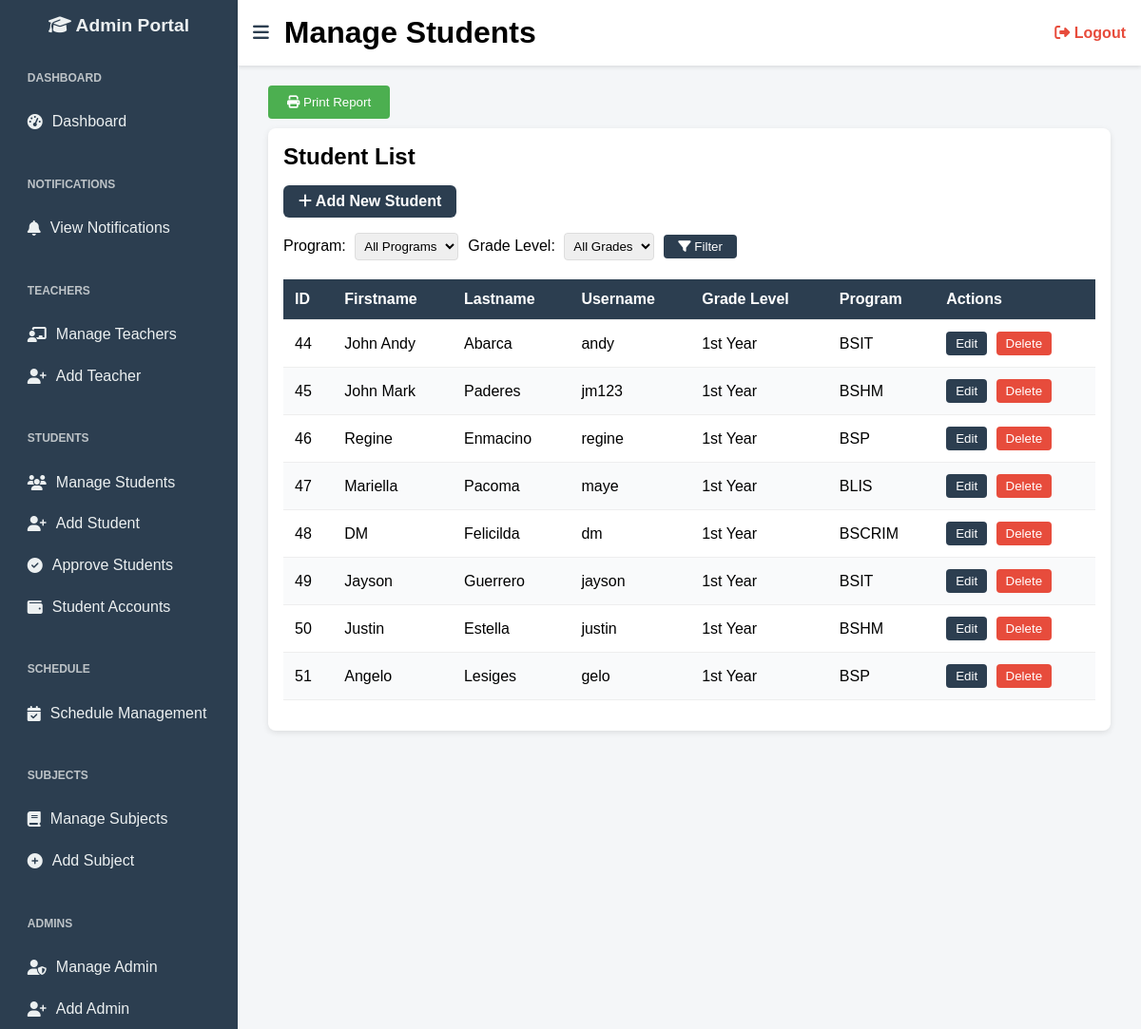
The page /manage_students.php (signed in) on the database its author committed.
### tables this page shows
CREATE TABLE `students` (
  `id` int(11) NOT NULL,
  `lastname` varchar(100) DEFAULT NULL,
  `firstname` varchar(100) DEFAULT NULL,
  `middlename` varchar(100) DEFAULT NULL,
  `dob` date DEFAULT NULL,
  `gender` varchar(10) DEFAULT NULL,
  `email` varchar(150) DEFAULT NULL,
  `phone` varchar(20) DEFAULT NULL,
  `address` text DEFAULT NULL,
  `grade_level` varchar(50) DEFAULT NULL,
  `program` varchar(100) DEFAULT NULL,
  `previous_school` varchar(150) DEFAULT NULL,
  `enrollment_date` date DEFAULT NULL,
  `student_type` varchar(20) DEFAULT NULL,
  `parent_name` varchar(150) DEFAULT NULL,
  `parent_relationship` varchar(50) DEFAULT NULL,
  `parent_phone` varchar(20) DEFAULT NULL,
  `username` varchar(100) DEFAULT NULL,
  `password` varchar(255) DEFAULT NULL,
  `created_at` timestamp NOT NULL DEFAULT current_timestamp(),
  `role` varchar(50) DEFAULT 'student',
  `balance` decimal(10,2) DEFAULT 0.00,
  `grade` varchar(10) DEFAULT NULL,
  `approval_status` enum('pending','approved','rejected') DEFAULT 'pending'
);

### manage_students.php (the view, shortened to what this page needs)
<?php
$conn = new mysqli("localhost", "root", "", "student_management_system");
$sql = "SELECT id, firstname, lastname, username, grade_level, program FROM students WHERE 1=1";
$result = $conn->query($sql);
?>
<!DOCTYPE html>
<html lang="en">
<head>
  <link rel="stylesheet" href="https://cdnjs.cloudflare.com/ajax/libs/font-awesome/6.4.0/css/all.min.css"/>
</head>
<body>
   <div class="sidebar" id="sidebar">
    <h2><i class="fas fa-graduation-cap"></i> <span>Admin Portal</span></h2>
    <ul>
      <li class="section-title">Dashboard</li>
      <li><a href="admin_dashboard.php"><i class="fas fa-tachometer-alt"></i> <span>Dashboard</span></a></li>
      <li class="section-title">Notifications</li>
      <li><a href="notification.php"><i class="fas fa-bell"></i> <span>View Notifications</span></a></li>
      <li class="section-title">Teachers</li>
      <li><a href="manage_teachers.php"><i class="fas fa-chalkboard-teacher"></i> <span>Manage Teachers</span></a></li>
      <li><a href="add_teacher.php"><i class="fas fa-user-plus"></i> <span>Add Teacher</span></a></li>
      <li class="section-title">Students</li>
      <li><a href="manage_students.php"><i class="fas fa-users"></i> <span>Manage Students</span></a></li>
      <li><a href="add_student.php"><i class="fas fa-user-plus"></i> <span>Add Student</span></a></li>
      <li><a href="approve_students.php"><i class="fas fa-check-circle"></i> <span>Approve Students</span></a></li>
      <li><a href="manage_student_accounts.php"><i class="fas fa-wallet"></i> <span>Student Accounts</span></a></li>
      <li class="section-title">Schedule</li>
      <li><a href="admin_schedule_management.php"><i class="fas fa-calendar-check"></i> <span>Schedule Management</span></a></li>
      <li class="section-title">Subjects</li>
      <li><a href="manage_subjects.php"><i class="fas fa-book"></i> <span>Manage Subjects</span></a></li>
      <li><a href="add_subject.php"><i class="fas fa-plus-circle"></i> <span>Add Subject</span></a></li>
      <li class="section-title">Admins</li>
      <li><a href="manage_admins.php"><i class="fas fa-user-shield"></i> <span>Manage Admin</span></a></li>
      <li><a href="add_admin.php"><i class="fas fa-user-plus"></i> <span>Add Admin</span></a></li>
    </ul>
  </div>
<div class="topbar" id="topbar">
  <button class="toggle-btn" onclick="toggleSidebar()">
    <i class="fas fa-bars"></i>
  </button>
  <h1>Manage Students</h1>
  <a href="logout.php" class="logout-btn">
    <i class="fas fa-sign-out-alt"></i> Logout
  </a>
</div>
<div class="content" id="content">
  <button class="print-btn" onclick="printContent('students-content', 'Students Management Report')">
    <i class="fas fa-print"></i> Print Report
  </button>
  <div id="students-content">
    <div class="manage-table">
      <h2>Student List</h2>
      <div class="action-buttons">
        <a href="add_student.php" class="add-btn">
          <i class="fas fa-plus"></i> Add New Student
        </a>
      </div>
      <form method="GET" class="filter-form" style="margin-bottom: 20px; display: flex; gap: 10px; align-items: center;">
        <div>
          <label for="program" style="margin-right: 5px;">Program:</label>
          <select name="program" id="program" style="padding: 5px; border-radius: 4px; border: 1px solid #ddd;">
            <option value="">All Programs</option>
          </select>
        </div>
        <div>
          <label for="grade" style="margin-right: 5px;">Grade Level:</label>
          <select name="grade" id="grade" style="padding: 5px; border-radius: 4px; border: 1px solid #ddd;">
            <option value="">All Grades</option>
          </select>
        </div>
        <button type="submit" style="padding: 5px 15px; background-color: #2c3e50; color: white; border: none; border-radius: 4px; cursor: pointer;">
          <i class="fas fa-filter"></i> Filter
        </button>
      </form>
      <table>
        <thead>
          <tr>
            <th>ID</th>
            <th>Firstname</th>
            <th>Lastname</th>
            <th>Username</th>
            <th>Grade Level</th>
            <th>Program</th>
            <th>Actions</th>
          </tr>
        </thead>
        <tbody>
          <?php
          if ($result->num_rows > 0) {
              while ($row = $result->fetch_assoc()) {
                  echo "<tr>";
                  echo "<td>" . htmlspecialchars($row['id']) . "</td>";
                  echo "<td>" . htmlspecialchars($row['firstname']) . "</td>";
                  echo "<td>" . htmlspecialchars($row['lastname']) . "</td>";
                  echo "<td>" . htmlspecialchars($row['username']) . "</td>";
                  echo "<td>" . htmlspecialchars($row['grade_level']) . "</td>";
                  echo "<td>" . htmlspecialchars($row['program']) . "</td>";
                  echo "<td>
                          <button class='btn-edit' onclick='editStudent(" . $row['id'] . ")'>Edit</button>
                          <button class='btn-delete' onclick='deleteStudent(" . $row['id'] . ")'>Delete</button>
                        </td>";
                  echo "</tr>";
              }
          } else {
              echo "<tr><td colspan='7' style='text-align:center;'>No students found</td></tr>";
          }
          ?>
        </tbody>
      </table>
    </div>
  </div>
</div>
</body>
</html>

### manage_students.php (style rules this page uses)
* { box-sizing: border-box; margin: 0; padding: 0; }
body { font-family: Arial, sans-serif; display: flex; min-height: 100vh; background-color: #f4f6f8; }
.sidebar { width: 250px; background-color: #2c3e50; color: #ecf0f1; padding-top: 1rem; flex-shrink: 0; transition: all 0.3s ease; }
.sidebar h2 { text-align: center; margin-bottom: 1rem; font-size: 1.2rem; }
.sidebar ul { list-style: none; padding: 0 1rem; }
.sidebar li { padding: 0.8rem; transition: background-color 0.2s; }
.sidebar .section-title { font-weight: bold; font-size: 0.75rem; margin-top: 1.5rem; margin-bottom: 0.3rem; color: #bdc3c7; text-transform: uppercase; }
.sidebar li a { text-decoration: none; color: inherit; display: flex; align-items: center; gap: 10px; }
.topbar { position: fixed; left: 250px; right: 0; top: 0; background-color: #fff; padding: 1rem; box-shadow: 0 2px 4px rgba(0,0,0,0.1); z-index: 999; display: flex; align-items: center; gap: 1rem; transition: all 0.3s ease; }
.toggle-btn { font-size: 1.2rem; cursor: pointer; background: none; border: none; color: #2c3e50; }
.logout-btn { margin-left: auto; text-decoration: none; color: #e74c3c; font-weight: bold; }
.content { flex-grow: 1; padding: 5rem 2rem 2rem 2rem; transition: all 0.3s ease; margin-left: 0; }
.manage-table { background: #fff; border-radius: 0.5rem; padding: 1rem; box-shadow: 0 2px 6px rgba(0,0,0,0.1); overflow-x: auto; }
h2 { margin-bottom: 1rem; }
table { width: 100%; border-collapse: collapse; margin-bottom: 1rem; }
th, td { padding: 0.75rem; border-bottom: 1px solid #eee; text-align: left; }
th { background: #2c3e50; color: white; }
tr:nth-child(even) { background-color: #f9fafb; }
.add-btn { display: inline-block; margin-bottom: 1rem; background-color: #2c3e50; color: white; padding: 0.5rem 1rem; border-radius: 0.375rem; text-decoration: none; font-weight: bold; }
.btn-edit { background-color: #2c3e50; color: white; border: none; padding: 5px 10px; border-radius: 4px; text-decoration: none; cursor: pointer; margin-right: 5px; }
.btn-delete { background-color: #e74c3c; color: white; border: none; padding: 5px 10px; border-radius: 4px; text-decoration: none; cursor: pointer; }
.print-btn { background-color: #4CAF50; color: white; padding: 10px 20px; border: none; border-radius: 4px; cursor: pointer; margin: 10px 0; }

### rows shown on the page
students: id "44", firstname "John Andy", lastname "Abarca", username "andy", grade_level "1st Year", program "BSIT"
students: id "45", firstname "John Mark", lastname "Paderes", username "jm123", grade_level "1st Year", program "BSHM"
students: id "46", firstname "Regine", lastname "Enmacino", username "regine", grade_level "1st Year", program "BSP"
students: id "47", firstname "Mariella", lastname "Pacoma", username "maye", grade_level "1st Year", program "BLIS"
students: id "48", firstname "DM", lastname "Felicilda", username "dm", grade_level "1st Year", program "BSCRIM"
students: id "49", firstname "Jayson", lastname "Guerrero", username "jayson", grade_level "1st Year", program "BSIT"
students: id "50", firstname "Justin", lastname "Estella", username "justin", grade_level "1st Year", program "BSHM"
students: id "51", firstname "Angelo", lastname "Lesiges", username "gelo", grade_level "1st Year", program "BSP"
